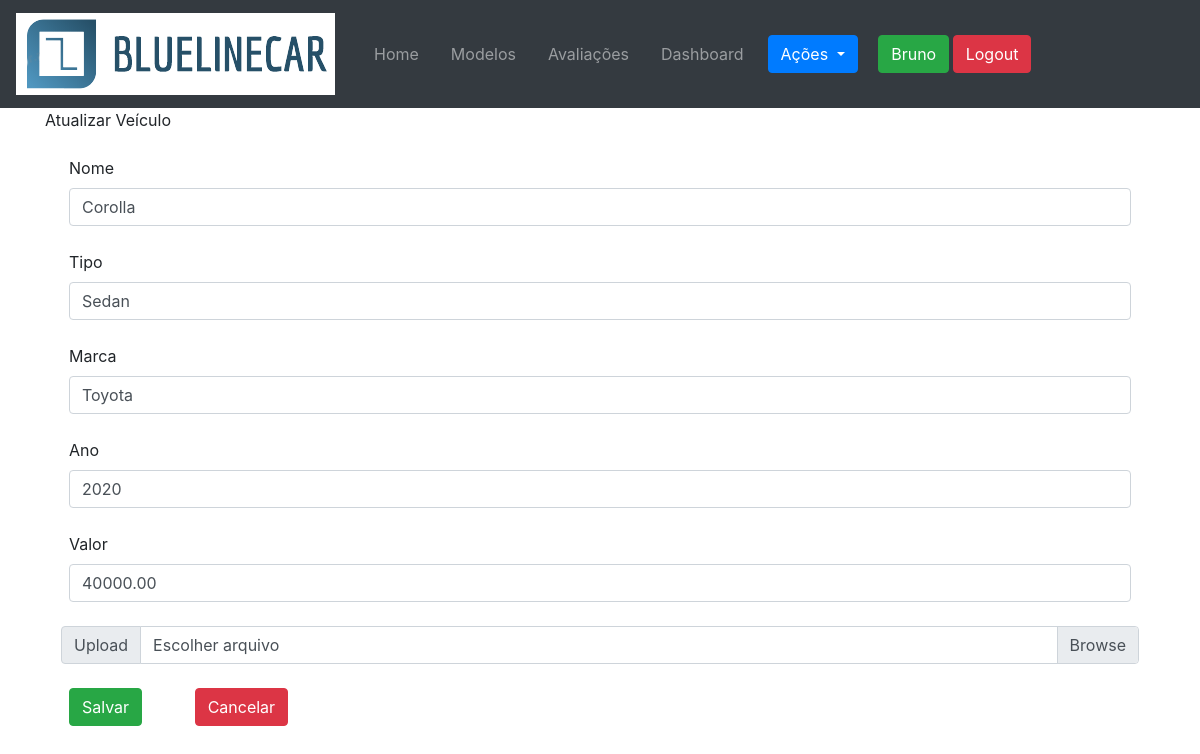
/Pages/veiculos/atualizacao.php?id=1 (signed in), run on the app's committed database.
### tables this page shows
CREATE TABLE `veiculo` (
  `id` int(11) NOT NULL,
  `nome_modelo` varchar(50) NOT NULL,
  `tipo` varchar(50) NOT NULL,
  `marca` varchar(50) NOT NULL,
  `ano` varchar(4) DEFAULT NULL,
  `valor` decimal(15,2) DEFAULT NULL,
  `foto` varchar(255) DEFAULT NULL
);

### Pages/veiculos/atualizacao.php (the view, shortened to what this page needs)
<?php
    if (isset($_REQUEST['id']) and !empty($_REQUEST['id'])) {
        $id = $_REQUEST['id'];
        $pdo = new Connect;
        $res = $pdo->prepare("SELECT * FROM veiculo WHERE id = :id");
        $res->bindValue(":id", $id);
        $res->execute();
        $veiculo = $res->fetch(PDO::FETCH_ASSOC);
    } else {
        header("Location: ./list.php");
    }
?>
<!DOCTYPE html>
<html lang="pt-br">
    <head>
        <link rel="stylesheet" href="https://maxcdn.bootstrapcdn.com/bootstrap/4.0.0/css/bootstrap.min.css">
        <link rel="stylesheet" href="../../style/index/index.scss">
        <link rel="stylesheet" href="../../style/navbar/navbar.scss">
        <link rel="stylesheet" href="../../style/footer/footer.scss">
        <link rel="stylesheet" href="style/list.scss">
        <link rel="stylesheet" href="https://cdnjs.cloudflare.com/ajax/libs/font-awesome/4.7.0/css/font-awesome.min.css">
    </head>
    <body>
        <nav class="navbar navbar-expand-lg navbar-dark bg-dark bg-gradient">
            <img class="navbar-brand logo-size" src="../../assets/images/logo.png" alt="">
            <div class="container-fluid">
                <div class="collapse navbar-collapse navbar-container" id="navbarSupportedContent">
                    <div>
                        <ul class="navbar-nav me-auto mb-2 mb-lg-0">
                            <li class="nav-item mr-3">
                                <a class="nav-link" href="../../index.php">Home<span class="sr-only">(current)</span></a>
                            </li>
                            <li class="nav-item mr-3">
                                <a class="nav-link" href="../../index.php#modelo">Modelos</a>
                            </li>
                            <li class="nav-item mr-3">
                                <a class="nav-link" href="#">Avaliações</a>
                            </li>
                            <li class="nav-item mr-3">
                                <a class="nav-link" href="#">Dashboard</a>
                            </li>
                        </ul>
                    </div>
                    <div>
                        <div class="btn-group mr-3" dropdown>
                            <ul class="navbar-nav mr-auto">
                                <li class="nav-item dropdown">
                                    <a class="btn btn-primary dropdown-toggle size-button" href="#" id="navbarDropdown" role="button" data-toggle="dropdown" aria-haspopup="true" aria-expanded="false">
                                        Ações
                                    </a>
                                </li>
                            </ul>
                        </div>
                        <div class="btn-group mr-3">
                            <a href="../login/loginUser.php">
                                <button class="btn btn-success size-button">
                                    <?php echo $_SESSION['nome']; ?>
                                </button>
                                <button class="btn btn-danger size-button">
                                    Logout
                                </button>
                            </a>
                        </div>
                    </div>
                </div>
            </div>
        </nav>
        <div class="container">
        <div class="text-main size-cadastro">Atualizar Veículo</div>
            <form class="formulario" action="salvar.php?id=<?php echo $id; ?>" method="post"  enctype="multipart/form-data">
                <div class="m-4">
                    <label for="nome_modelo" class="form-label">Nome</label>
                    <input type="text" class="form-control" id="nome_modelo" name="nome_modelo" value="<?php echo $veiculo['nome_modelo'] ?>" placeholder="Corolla" required>
                </div>
                <div class="m-4">
                    <label for="tipo" class="form-label">Tipo</label>
                    <input type="text" class="form-control" id="tipo" name="tipo" value="<?php echo $veiculo['tipo'] ?>" required>
                </div>
                <div class="m-4">
                    <label for="marca" class="form-label">Marca</label>
                    <input type="text" class="form-control" id="marca" name="marca" value="<?php echo $veiculo['marca'] ?>" required>
                </div>
                <div class="m-4">
                    <label for="ano" class="form-label">Ano</label>
                    <input type="text" class="form-control" id="ano" name="ano" value="<?php echo $veiculo['ano'] ?>" required>
                </div>
                <div class="m-4">
                    <label for="valor" class="form-label">Valor</label>
                    <input type="number" class="form-control" id="valor" name="valor" value="<?php echo $veiculo['valor'] ?>"  required>
                </div>
                <div class="input-group px-3">
                    <div class="input-group-prepend">
                        <span class="input-group-text">Upload</span>
                    </div>
                    <div class="custom-file">
                        <label class="custom-file-label" for="arquivo">Escolher arquivo</label>
                    </div>
                </div>
                <input type="submit" class="btn btn-success m-4" value="Salvar" name="btnEditar" id="btnEditar">
                <a href="./list.php"><button type="button" class="btn btn-danger m-4">Cancelar</button></a>
            </form>
        </div>
    </body>
</html>

### data on the page
veiculo: nome_modelo "Corolla", tipo "Sedan", marca "Toyota", ano "2020", valor "40000.00"

### other printed values
$_SESSION['nome'] "Bruno"
